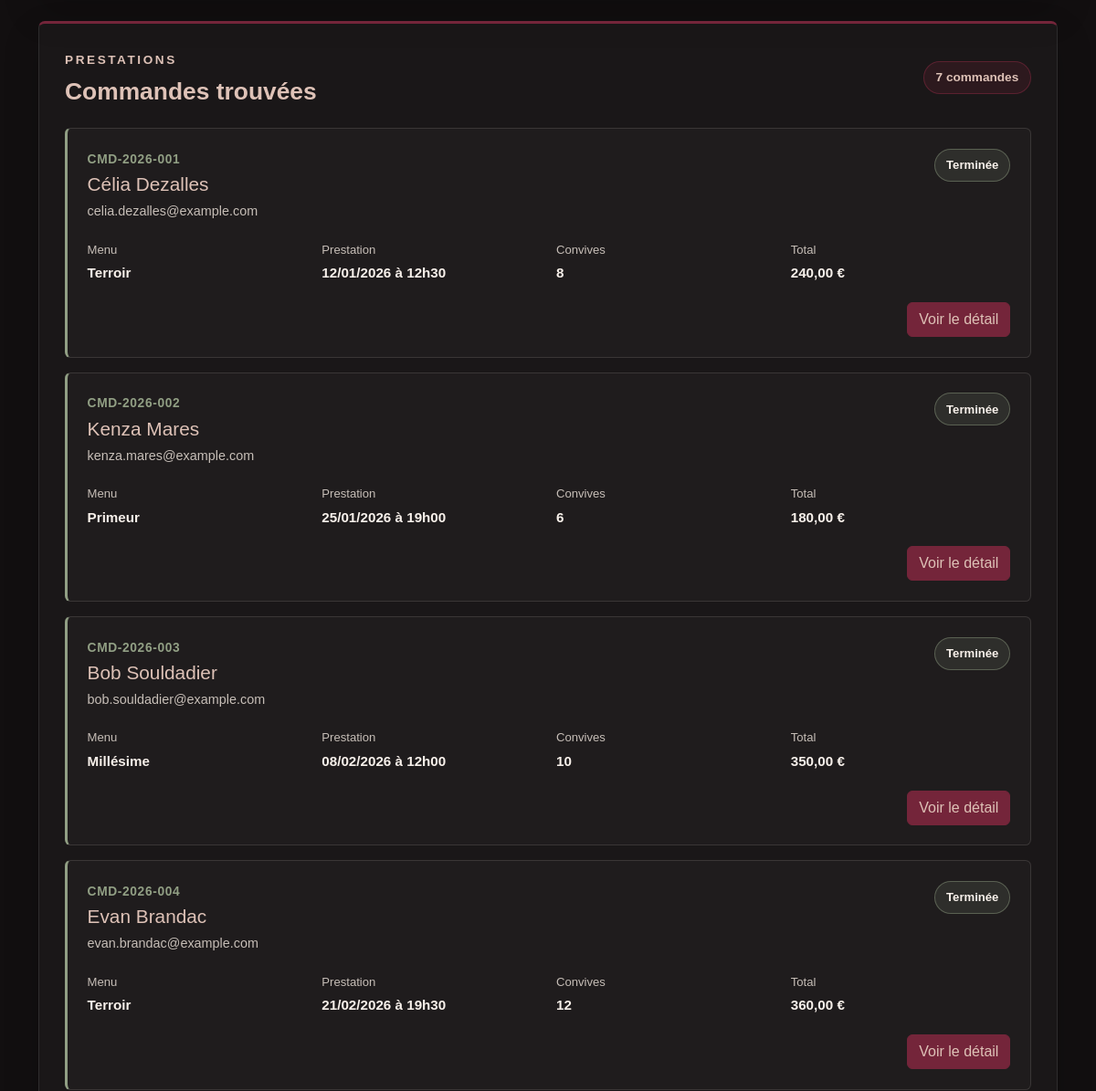
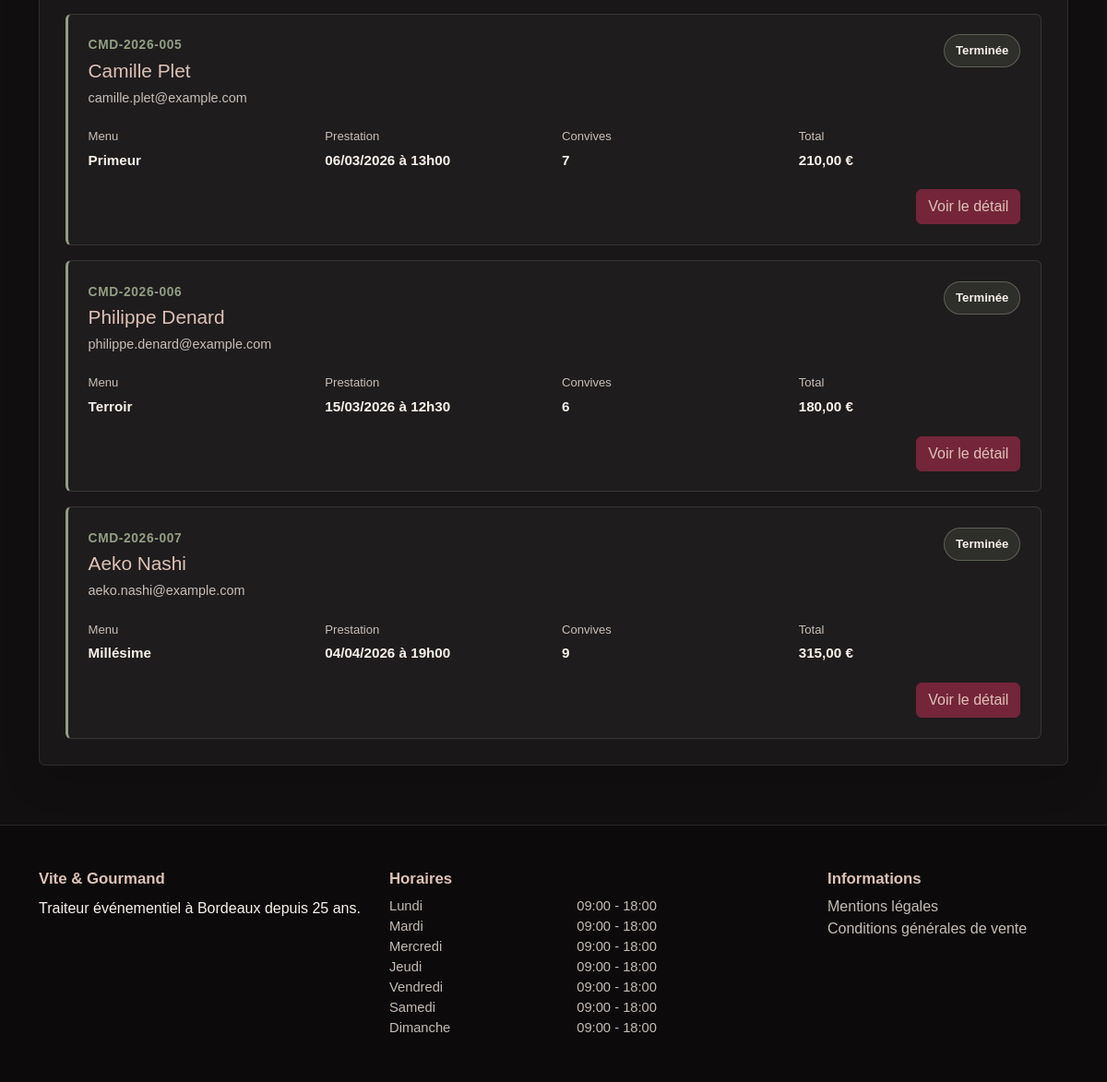
The page /employee/dashboard (signed in, lower part) on the database as committed earlier (2 pictures, top to bottom).
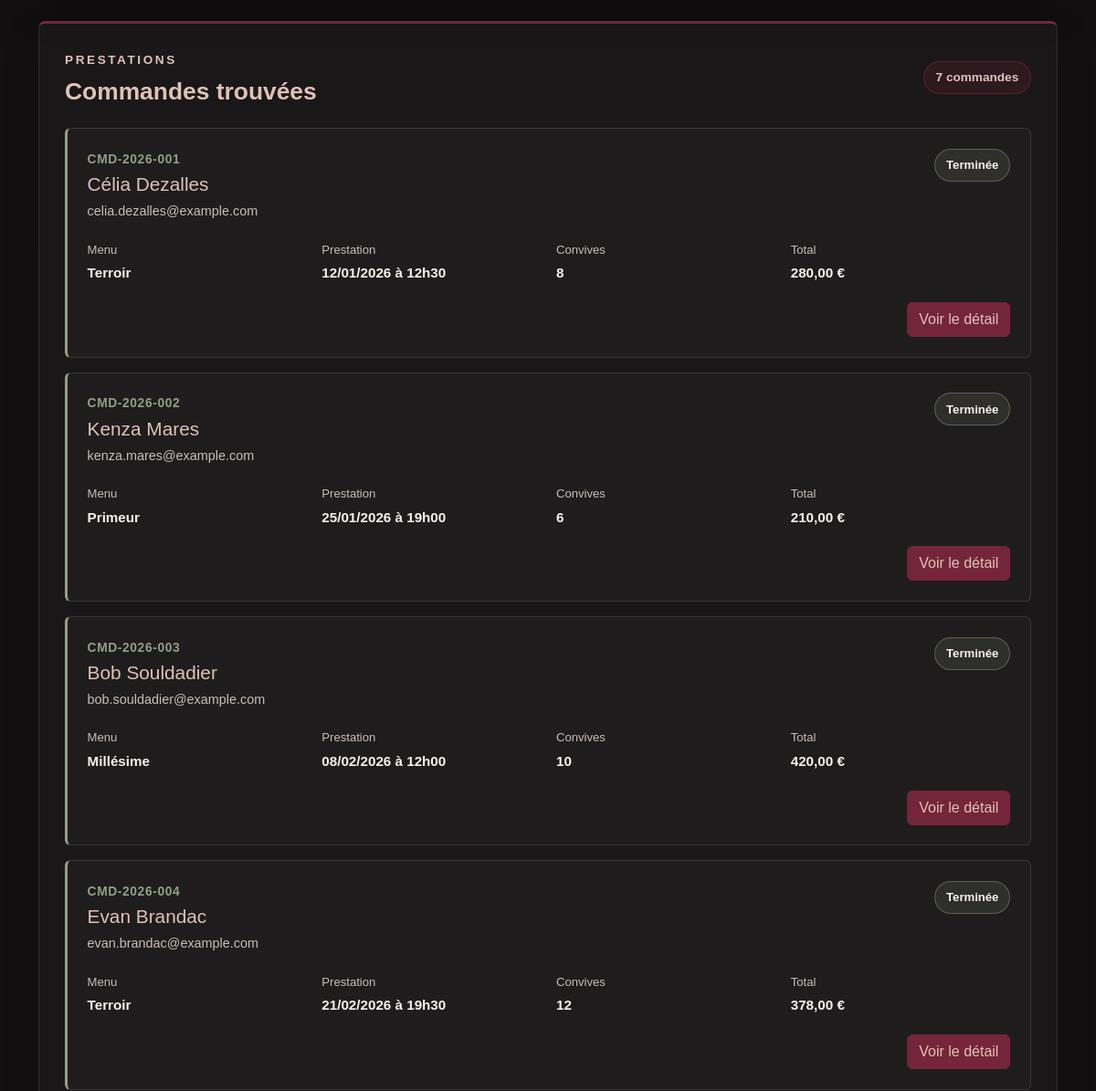
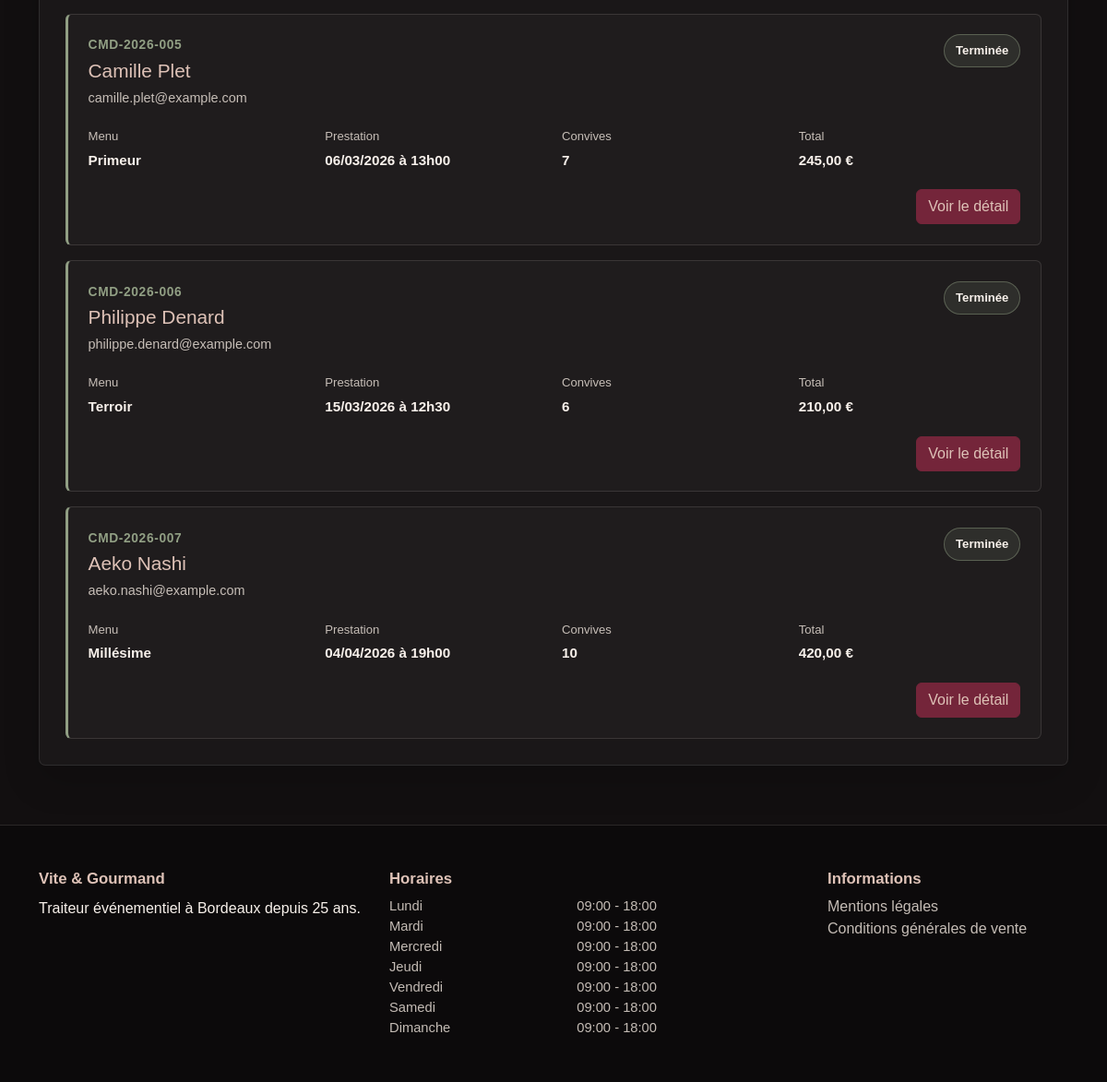
The same page on the database as committed later (2 pictures, top to bottom).
### tables this page shows
CREATE TABLE orders (
    id INT AUTO_INCREMENT PRIMARY KEY,
    order_number VARCHAR(30) NOT NULL UNIQUE,
    user_id INT NOT NULL,
    menu_id INT NOT NULL,
    current_status_id INT NOT NULL,
    customer_first_name VARCHAR(100) NOT NULL,
    customer_last_name VARCHAR(100) NOT NULL,
    customer_email VARCHAR(190) NOT NULL,
    customer_phone VARCHAR(20) NOT NULL,
    delivery_address VARCHAR(255) NOT NULL,
    delivery_postal_code VARCHAR(10) NOT NULL,
    delivery_city VARCHAR(100) NOT NULL,
    event_date DATE NOT NULL,
    delivery_time TIME NOT NULL,
    people_count INT NOT NULL,
    menu_price DECIMAL(10, 2) NOT NULL,
    delivery_price DECIMAL(10, 2) NOT NULL DEFAULT 0,
    total_price DECIMAL(10, 2) NOT NULL,
    cancellation_reason TEXT NULL,
    cancellation_contact_method VARCHAR(50) NULL,
    equipment_loaned BOOLEAN NOT NULL DEFAULT FALSE,
    equipment_return_deadline DATETIME NULL,
    equipment_returned_at DATETIME NULL,
    created_at TIMESTAMP NOT NULL DEFAULT CURRENT_TIMESTAMP,
    updated_at TIMESTAMP NOT NULL DEFAULT CURRENT_TIMESTAMP
        ON UPDATE CURRENT_TIMESTAMP,

    CONSTRAINT fk_orders_user
        FOREIGN KEY (user_id)
        REFERENCES users(id)
        ON DELETE RESTRICT,

    CONSTRAINT fk_orders_menu
        FOREIGN KEY (menu_id)
        REFERENCES menus(id)
        ON DELETE RESTRICT,

    CONSTRAINT fk_orders_current_status
        FOREIGN KEY (current_status_id)
        REFERENCES order_statuses(id)
        ON DELETE RESTRICT
);

CREATE TABLE order_statuses (
    id INT AUTO_INCREMENT PRIMARY KEY,
    name VARCHAR(100) NOT NULL UNIQUE
);

CREATE TABLE menus (
    id INT AUTO_INCREMENT PRIMARY KEY,
    theme_id INT NOT NULL,
    dietary_type_id INT NOT NULL,
    title VARCHAR(150) NOT NULL,
    description TEXT NOT NULL,
    conditions TEXT NOT NULL,
    minimum_order_days INT NOT NULL DEFAULT 1,
    available_from DATE NULL,
    available_until DATE NULL,
    minimum_people INT NOT NULL,
    base_price DECIMAL(10, 2) NOT NULL,
    stock_quantity INT NOT NULL DEFAULT 0,
    is_active BOOLEAN NOT NULL DEFAULT TRUE,
    created_at TIMESTAMP NOT NULL DEFAULT CURRENT_TIMESTAMP,
    updated_at TIMESTAMP NOT NULL DEFAULT CURRENT_TIMESTAMP
        ON UPDATE CURRENT_TIMESTAMP,

    CONSTRAINT fk_menus_theme
        FOREIGN KEY (theme_id)
        REFERENCES themes(id)
        ON DELETE RESTRICT,

    CONSTRAINT fk_menus_dietary_type
        FOREIGN KEY (dietary_type_id)
        REFERENCES dietary_types(id)
        ON DELETE RESTRICT
);

### app/Views/layouts/main.php (called while the page is built)
<?php
require BASE_PATH
    . '/app/Views/layouts/header.php';
require $view;
require BASE_PATH
    . '/app/Views/layouts/footer.php';

### app/Controllers/EmployeeController.php (called while the page is built, shortened)
<?php
class EmployeeController
{
    public function dashboard(): void
    {
        $statusId = filter_input(
            INPUT_GET,
            'status',
            FILTER_VALIDATE_INT
        );
        if (
            $statusId === false
            || $statusId === null
            || $statusId < 1
        ) {
            $statusId = null;
        }
        $search = trim(
            (string) ($_GET['search'] ?? '')
        );
        $orders = Order::findAllForEmployee(
            $statusId,
            $search
        );
        $view =
            BASE_PATH . '/app/Views/employee/dashboard.php';
        require BASE_PATH . '/app/Views/layouts/main.php';
    }
}

### app/Services/Router.php (called while the page is built, shortened)
<?php
class Router
{
    private array $routes = [];
    public function get(string $path, array $action): void
    {
        $this->routes['GET'][$path] = $action;
    }
    public function post(string $path, array $action): void
    {
        $this->routes['POST'][$path] = $action;
    }
    public function dispatch(string $uri): void
    {
        $method = $_SERVER['REQUEST_METHOD'];
        $path = parse_url($uri, PHP_URL_PATH) ?? '/';
        $path = '/' . trim($path, '/');
        [$controllerClass, $methodName] = $this->routes[$method][$path];
        $controller = new $controllerClass();
        $controller->$methodName();
    }
}

### public/index.php (called while the page is built, shortened)
<?php
$router = new Router();
$router->dispatch(
    $_SERVER['REQUEST_URI']
);

### app/Models/Order.php (called while the page is built, shortened)
<?php
class Order
{
    public static function findAllForEmployee(
        ?int $statusId = null,
        string $search = ''
    ): array {
        $connection = Database::getConnection();
        $sql = '
            SELECT
                orders.id,
                orders.order_number,
                orders.customer_first_name,
                orders.customer_last_name,
                orders.customer_email,
                orders.customer_phone,
                orders.event_date,
                orders.delivery_time,
                orders.people_count,
                orders.total_price,
                orders.created_at,
                menus.title AS menu_title,
                order_statuses.id AS status_id,
                order_statuses.name AS status_name
            FROM orders
            INNER JOIN menus
                ON menus.id = orders.menu_id
            INNER JOIN order_statuses
                ON order_statuses.id =
                    orders.current_status_id
            WHERE 1 = 1
        ';
        $parameters = [];
        $sql .= '
            ORDER BY
                orders.event_date ASC,
                orders.delivery_time ASC,
                orders.created_at DESC
        ';
        $query = $connection->prepare($sql);
        $query->execute($parameters);
        return $query->fetchAll(PDO::FETCH_ASSOC);
    }
}

### app/Views/employee/dashboard.php (the view, shortened to what the changed rows need)
<section class="employee-dashboard-section py-5">
    <div class="container py-3">
        <section class="employee-dashboard-card">
            <div class="employee-orders-heading">
                <div class="employee-dashboard-card-header mb-0">
                    <h2 class="employee-dashboard-card-title">
                        Commandes trouvées
                    </h2>
                </div>
            </div>
            <?php if (!empty($orders)): ?>
                <div class="employee-orders-list">
                    <?php foreach ($orders as $order): ?>
                        <?php
                        $eventDate = date_create(
                            $order['event_date']
                        );
                        $deliveryTime = date_create(
                            $order['delivery_time']
                        );
                        ?>
                        <article class="employee-order-card">
                            <div class="employee-order-card-header">
                                <div>
                                    <p class="employee-order-reference mb-1">
                                        <?php
                                        echo htmlspecialchars(
                                            $order['order_number']
                                        );
                                        ?>
                                    </p>
                                    <h3 class="employee-order-client">
                                        <?php
                                        echo htmlspecialchars(
                                            $order['customer_first_name']
                                                . ' '
                                                . $order['customer_last_name']
                                        );
                                        ?>
                                    </h3>
                                    <p class="employee-order-email mb-0">
                                        <?php
                                        echo htmlspecialchars(
                                            $order['customer_email']
                                        );
                                        ?>
                                    </p>
                                </div>
                                <span class="user-order-status">
                                    <?php
                                    echo htmlspecialchars(
                                        $order['status_name']
                                    );
                                    ?>
                                </span>
                            </div>
                            <div class="employee-order-information">
                                <div>
                                    <span class="user-order-label">
                                        Menu
                                    </span>
                                    <strong>
                                        <?php
                                        echo htmlspecialchars(
                                            $order['menu_title']
                                        );
                                        ?>
                                    </strong>
                                </div>
                                <div>
                                    <span class="user-order-label">
                                        Prestation
                                    </span>
                                    <strong>
                                        <?php
                                        echo $eventDate
                                            ? $eventDate->format('d/m/Y')
                                            : '';
                                        ?>
                                        à
                                        <?php
                                        echo $deliveryTime
                                            ? $deliveryTime->format('H\hi')
                                            : '';
                                        ?>
                                    </strong>
                                </div>
                                <div>
                                    <span class="user-order-label">
                                        Convives
                                    </span>
                                    <strong>
                                        <?php
                                        echo (int) $order['people_count'];
                                        ?>
                                    </strong>
                                </div>
                                <div>
                                    <span class="user-order-label">
                                        Total
                                    </span>
                                    <strong>
                                        <?php
                                        echo number_format(
                                            (float) $order['total_price'],
                                            2,
                                            ',',
                                            ' '
                                        );
                                        ?>
                                        €
                                    </strong>
                                </div>
                            </div>
                            <div class="employee-order-actions">
                                <a
                                    href="<?php
                                            echo BASE_URL
                                                . '/employee/order/detail?id='
                                                . (int) $order['id'];
                                            ?>"
                                    class="btn user-order-detail-button">
                                    Voir le détail
                                </a>
                            </div>
                        </article>
                    <?php endforeach; ?>
                </div>
            <?php endif; ?>
        </section>
    </div>
</section>

Rows that differ between the two databases and show on the page:
changed orders "Célia Dezalles": total_price "240,00" → "280,00"
changed orders "Kenza Mares": total_price "180,00" → "210,00"
changed orders "Bob Souldadier": total_price "350,00" → "420,00"
changed orders "Evan Brandac": total_price "360,00" → "378,00"
changed orders "Camille Plet": total_price "210,00" → "245,00"
changed orders "Philippe Denard": total_price "180,00" → "210,00"
changed orders "Aeko Nashi": people_count "9" → "10"; total_price "315,00" → "420,00"
